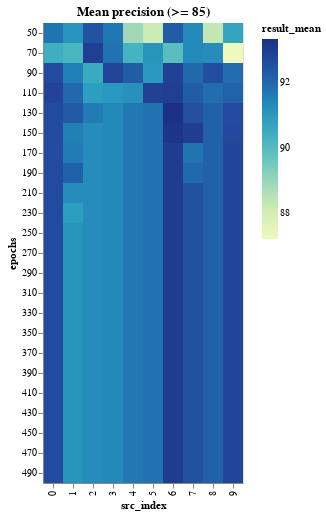

The code cell stored with this chart in its notebook:
### Code cell
range_epoch_results_df = epochs_results_df[
    epochs_results_df.result_mean >= DETAILED_VIEW_TRESHOLD
]

binified_epochs_heatmap(
    f"Mean precision (>= {DETAILED_VIEW_TRESHOLD})", 
    range_epoch_results_df
)

### Figure 1 — Vega-Lite specification as saved in the notebook (floating-point values rounded to 4 significant figures; data arrays with more than 128 entries replaced by an {"elided": "..."} marker saying what was removed)
{"config": {"view": {"continuousWidth": 400, "continuousHeight": 300}}, "hconcat": [{"mark": "rect", "encoding": {"color": {"type": "quantitative", "field": "result_mean"}, "tooltip": [{"type": "quantitative", "field": "result_mean"}, {"type": "quantitative", "field": "result_std"}, {"type": "quantitative", "field": "neurons"}, {"type": "quantitative", "field": "layers"}, {"type": "quantitative", "field": "src_index"}], "x": {"type": "ordinal", "field": "src_index"}, "y": {"type": "ordinal", "field": "epochs"}}, "selection": {"selector008": {"type": "interval", "bind": "scales", "encodings": ["x", "y"]}}, "title": "Mean precision (>= 85)"}], "data": {"name": "data-146d9ee7e155e257ffb98f4a1aec489b"}, "$schema": "https://vega.github.io/schema/vega-lite/v4.8.1.json", "datasets": {"data-146d9ee7e155e257ffb98f4a1aec489b": {"elided": "230 records"}}}
